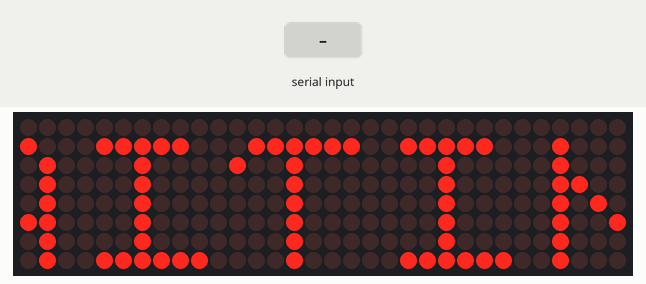
The sketch below on a simulated Arduino Uno, built with avr-gcc and run on an emulated ATmega328P. On the bench: 32×8 LED matrix. The inputs (shaded band) are chosen by the test bench. What the sketch prints to the serial monitor is not drawn.

Above: at 1.2 s.
1.3 s: "1" received over Serial
4.0 s: "0" received over Serial
6.6 s: "2" received over Serial
At 8.07 s:
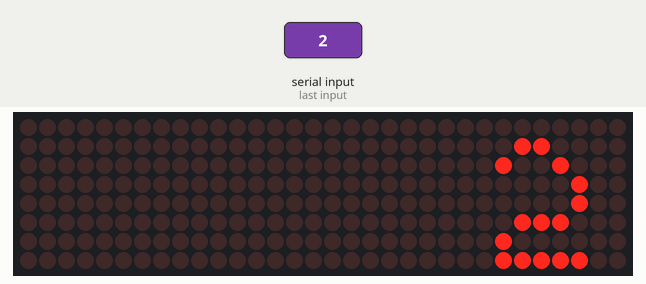
9.4 s: "1" received over Serial
At 10.59 s:
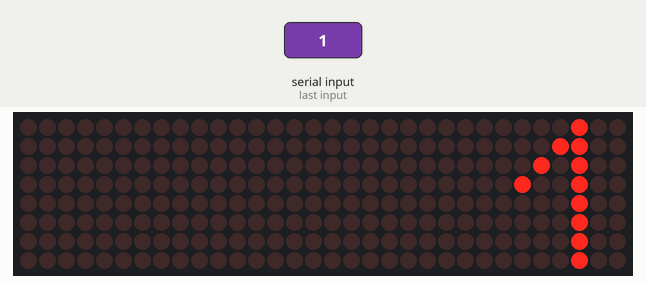
11.9 s: "0" received over Serial
At 13.1 s:
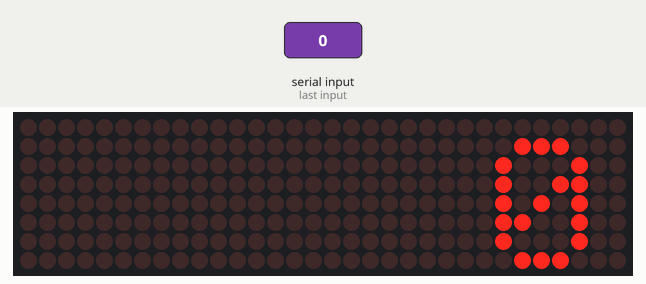
14.4 s: "2" received over Serial
At 15.93 s:
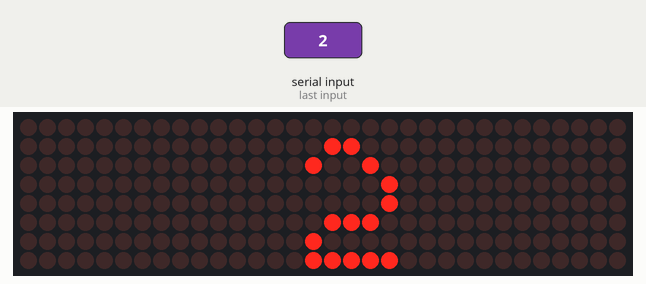

The sketch:

scrollysign.ino
```cpp
#include <LEDMatrixDriver.hpp>

// ScrollySign -- We took the MarqueeText sketch in the example and modified it a little bit so you can control it over serial port

// This sketch draw marquee text on your LED matrix using the hardware SPI driver Library by Bartosz Bielawski.
// Example written 16.06.2017 by Marko Oette, www.oette.info

// Define the ChipSelect pin for the led matrix (Dont use the SS or MISO pin of your Arduino!)
// Other pins are Arduino specific SPI pins (MOSI=DIN, SCK=CLK of the LEDMatrix) see https://www.arduino.cc/en/Reference/SPI
const uint8_t LEDMATRIX_CS_PIN = 9;

// Number of 8x8 segments you are connecting
const int LEDMATRIX_SEGMENTS = 4;
const int LEDMATRIX_WIDTH    = LEDMATRIX_SEGMENTS * 8;

// The LEDMatrixDriver class instance
LEDMatrixDriver lmd(LEDMATRIX_SEGMENTS, LEDMATRIX_CS_PIN);

// Marquee text


String text = "* WAITING FOR MESSAGE * ";
String newtext = "";

// Marquee speed (lower nubmers = faster)
const int ANIM_DELAY = 30;

void setup() {
  // init the display
  Serial.begin(9600);
  Serial.print("#");
  lmd.setEnabled(true);
  lmd.setIntensity(0);   // 0 = low, 10 = high
}

int x=0, y=0;   // start top left

// This is the font definition. You can use http://gurgleapps.com/tools/matrix to create your own font or sprites.
// If you like the font feel free to use it. I created it myself and donate it to the public domain.

byte font[95][8] = { {0,0,0,0,0,0,0,0}, // SPACE
                     {0x10,0x18,0x18,0x18,0x18,0x00,0x18,0x18}, // EXCL
                     {0x28,0x28,0x08,0x00,0x00,0x00,0x00,0x00}, // QUOT
                     {0x00,0x0a,0x7f,0x14,0x28,0xfe,0x50,0x00}, // #
                     {0x10,0x38,0x54,0x70,0x1c,0x54,0x38,0x10}, // $
                     {0x00,0x60,0x66,0x08,0x10,0x66,0x06,0x00}, // %
                     {0,0,0,0,0,0,0,0}, // &
                     {0x00,0x10,0x18,0x18,0x08,0x00,0x00,0x00}, // '
                     {0x02,0x04,0x08,0x08,0x08,0x08,0x08,0x04}, // (
                     {0x40,0x20,0x10,0x10,0x10,0x10,0x10,0x20}, // )
                     {0x42,0xe7,0xff,0xff,0xdb,0xff,0xe7,0x7e}, // *
                     {0x00,0x08,0x08,0x08,0x7f,0x08,0x08,0x08}, // +
                     {0x00,0x00,0x00,0x00,0x00,0x18,0x18,0x08}, // COMMA
                     {0x00,0x00,0x00,0x00,0x7e,0x00,0x00,0x00}, // -
                     {0x00,0x00,0x00,0x00,0x00,0x00,0x06,0x06}, // DOT
                     {0x00,0x04,0x04,0x08,0x10,0x20,0x40,0x40}, // /
                     {0x00,0x38,0x44,0x4c,0x54,0x64,0x44,0x38}, // 0
                     {0x04,0x0c,0x14,0x24,0x04,0x04,0x04,0x04}, // 1
                     {0x00,0x30,0x48,0x04,0x04,0x38,0x40,0x7c}, // 2
                     {0x00,0x38,0x04,0x04,0x18,0x04,0x44,0x38}, // 3
                     {0x00,0x04,0x0c,0x14,0x24,0x7e,0x04,0x04}, // 4
                     {0x00,0x7c,0x40,0x40,0x78,0x04,0x04,0x38}, // 5
                     {0x00,0x38,0x40,0x40,0x78,0x44,0x44,0x38}, // 6
                     {0x00,0x7c,0x04,0x04,0x08,0x08,0x10,0x10}, // 7
                     {0x00,0x3c,0x44,0x44,0x38,0x44,0x44,0x78}, // 8
                     {0x00,0x38,0x44,0x44,0x3c,0x04,0x04,0x78}, // 9
                     {0x00,0x18,0x18,0x00,0x00,0x18,0x18,0x00}, // :
                     {0x00,0x18,0x18,0x00,0x00,0x18,0x18,0x08}, // ;
                     {0x00,0x10,0x20,0x40,0x80,0x40,0x20,0x10}, // <
                     {0x00,0x00,0x7e,0x00,0x00,0xfc,0x00,0x00}, // =
                     {0x00,0x08,0x04,0x02,0x01,0x02,0x04,0x08}, // >
                     {0x00,0x38,0x44,0x04,0x08,0x10,0x00,0x10}, // ?
                     {0x00,0x30,0x48,0xba,0xba,0x84,0x78,0x00}, // @
                     {0x00,0x1c,0x22,0x42,0x42,0x7e,0x42,0x42}, // A
                     {0x00,0x78,0x44,0x44,0x78,0x44,0x44,0x7c}, // B
                     {0x00,0x3c,0x44,0x40,0x40,0x40,0x44,0x7c}, // C
                     {0x00,0x7c,0x42,0x42,0x42,0x42,0x44,0x78}, // D
                     {0x00,0x78,0x40,0x40,0x70,0x40,0x40,0x7c}, // E
                     {0x00,0x7c,0x40,0x40,0x78,0x40,0x40,0x40}, // F
                     {0x00,0x3c,0x40,0x40,0x5c,0x44,0x44,0x78}, // G
                     {0x00,0x42,0x42,0x42,0x7e,0x42,0x42,0x42}, // H
                     {0x00,0x7c,0x10,0x10,0x10,0x10,0x10,0x7e}, // I
                     {0x00,0x7e,0x02,0x02,0x02,0x02,0x04,0x38}, // J
                     {0x00,0x44,0x48,0x50,0x60,0x50,0x48,0x44}, // K
                     {0x00,0x40,0x40,0x40,0x40,0x40,0x40,0x7c}, // L
                     {0x00,0x82,0xc6,0xaa,0x92,0x82,0x82,0x82}, // M
                     {0x00,0x42,0x42,0x62,0x52,0x4a,0x46,0x42}, // N
                     {0x00,0x3c,0x42,0x42,0x42,0x42,0x44,0x38}, // O
                     {0x00,0x78,0x44,0x44,0x48,0x70,0x40,0x40}, // P
                     {0x00,0x3c,0x42,0x42,0x52,0x4a,0x44,0x3a}, // Q
                     {0x00,0x78,0x44,0x44,0x78,0x50,0x48,0x44}, // R
                     {0x00,0x38,0x40,0x40,0x38,0x04,0x04,0x78}, // S
                     {0x00,0x7e,0x90,0x10,0x10,0x10,0x10,0x10}, // T
                     {0x00,0x42,0x42,0x42,0x42,0x42,0x42,0x3e}, // U
                     {0x00,0x42,0x42,0x42,0x42,0x44,0x28,0x10}, // V
                     {0x80,0x82,0x82,0x92,0x92,0x92,0x94,0x78}, // W
                     {0x00,0x42,0x42,0x24,0x18,0x24,0x42,0x42}, // X
                     {0x00,0x44,0x44,0x28,0x10,0x10,0x10,0x10}, // Y
                     {0x00,0x7c,0x04,0x08,0x7c,0x20,0x40,0xfe}, // Z
                      // (the font does not contain any lower case letters. you can add your own.)
                  };    // {}, //


void loop()
{
    if(Serial.available()) {                       // scattered serial reads about as some of these functions block for a period of time
    newtext += String((char)Serial.read());
  }
	// Draw the text to the current position
	int len = text.length();
	drawString(text, len, x, 0);
	// In case you wonder why we don't have to call lmd.clear() in every loop: The font has a opaque (black) background...

  if(Serial.available()) {                        // scattered serial reads about as some of these functions block for a period of time
    newtext += String((char)Serial.read());
  }
	// Toggle display of the new framebuffer
	lmd.display();

	// Wait to let the human read the display
	delay(ANIM_DELAY);

	// Advance to next coordinate
	if( --x < len * -8 ) {
		x = LEDMATRIX_WIDTH;
    Serial.print("#");                        // Indicates scroll restarted (and is ready for text)
		if(newtext != "") {
       Serial.print("*");                     // Indicates new message received
       text = String(newtext);
       newtext = String("");
       }
	}
  if(Serial.available()) {                   // scattered serial reads about as some of these functions block for a period of time
    newtext += String((char)Serial.read());
  }
}


/**
 * This function draws a string of the given length to the given position.
 */
void drawString(String text, int len, int x, int y )
{
  for( int idx = 0; idx < len; idx ++ )
  {
    int c = text[idx] - 32;

    // stop if char is outside visible area
    if( x + idx * 8  > LEDMATRIX_WIDTH )
      return;

    // only draw if char is visible
    if( 8 + x + idx * 8 > 0 )
      drawSprite( font[c], x + idx * 8, y, 8, 8 );
  }
}

/**
 * This draws a sprite to the given position using the width and height supplied (usually 8x8)
 */
void drawSprite( byte* sprite, int x, int y, int width, int height )
{
  // The mask is used to get the column bit from the sprite row
  byte mask = B10000000;

  for( int iy = 0; iy < height; iy++ )
  {
    for( int ix = 0; ix < width; ix++ )
    {
      lmd.setPixel(x + ix, y + iy, (bool)(sprite[iy] & mask ));

      // shift the mask by one pixel to the right
      mask = mask >> 1;
    }

    // reset column mask
    mask = B10000000;
  }
}
```

Measured:
- after the input at 6.6 s, the display: first differs from a run without the input after 1.3 s (image 1)
- after the input at 9.4 s, the display: first differs from a run without the input after 1.0 s (image 2)
- after the input at 11.9 s, the display: first differs from a run without the input after 1.1 s (image 3)
- after the input at 14.4 s, the display: first differs from a run without the input after 1.1 s (image 4 shows a later state)
